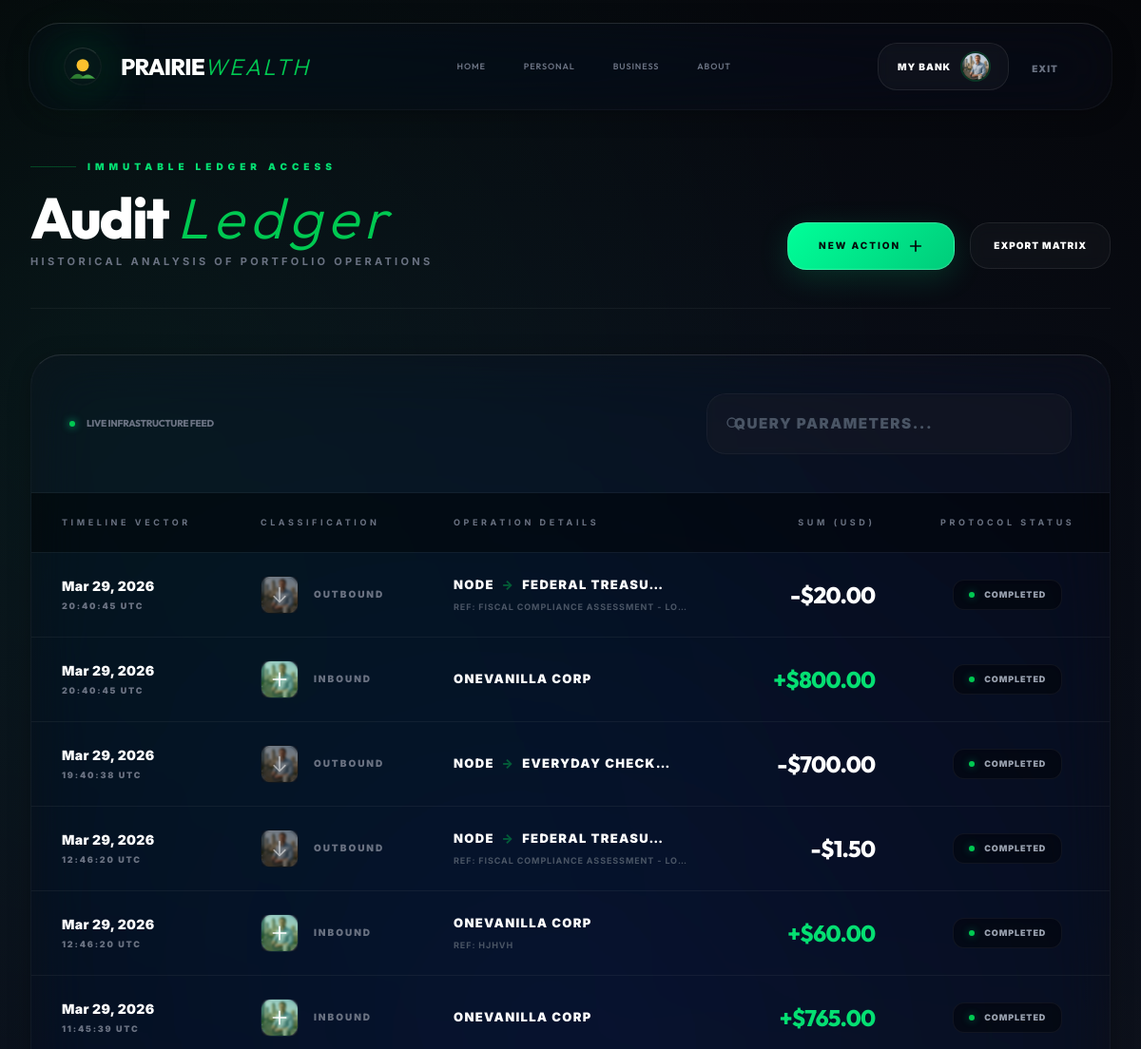
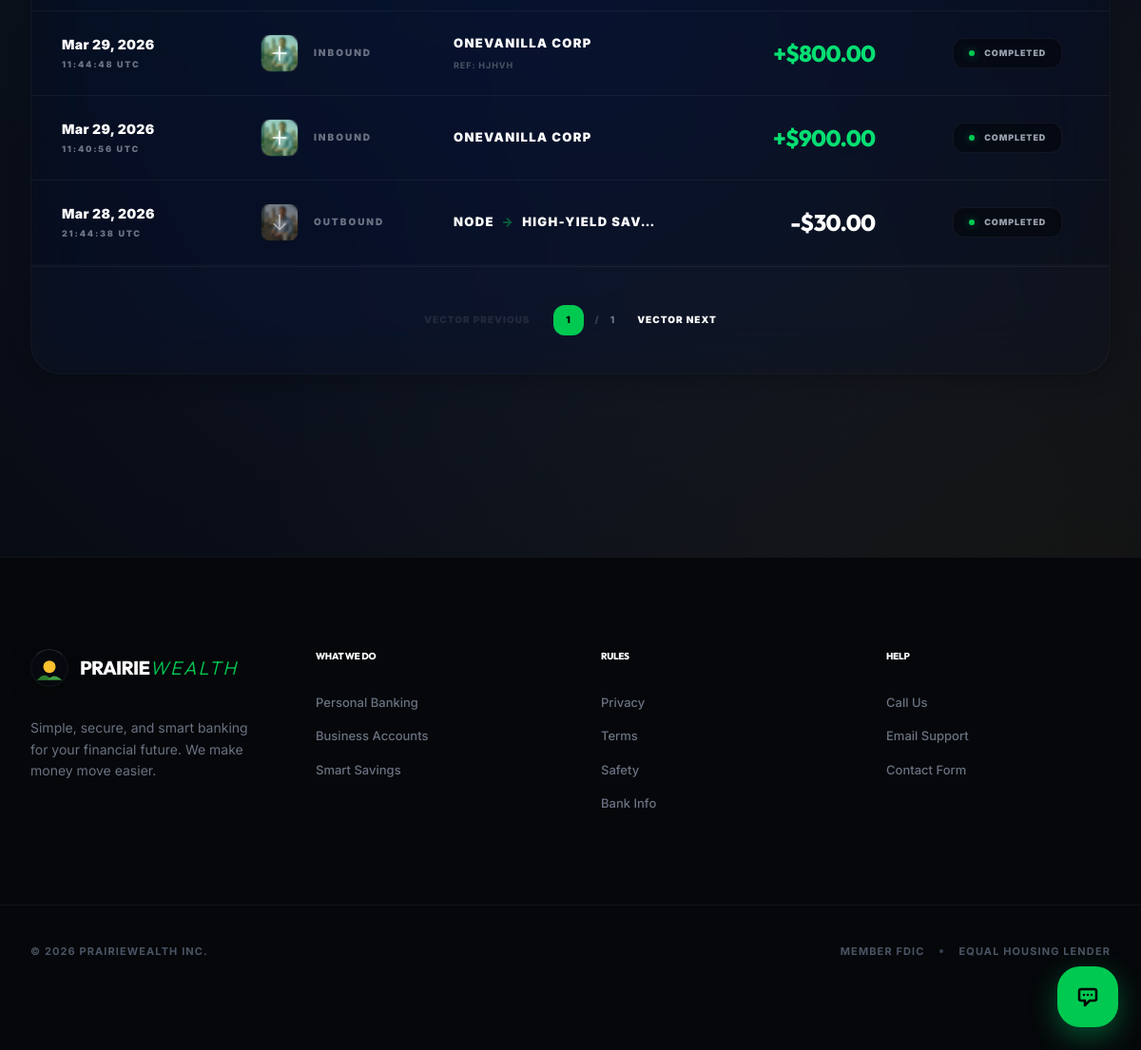
Before: /dashboard/transactions/ (signed in) with the older database file (2 pictures, top to bottom).
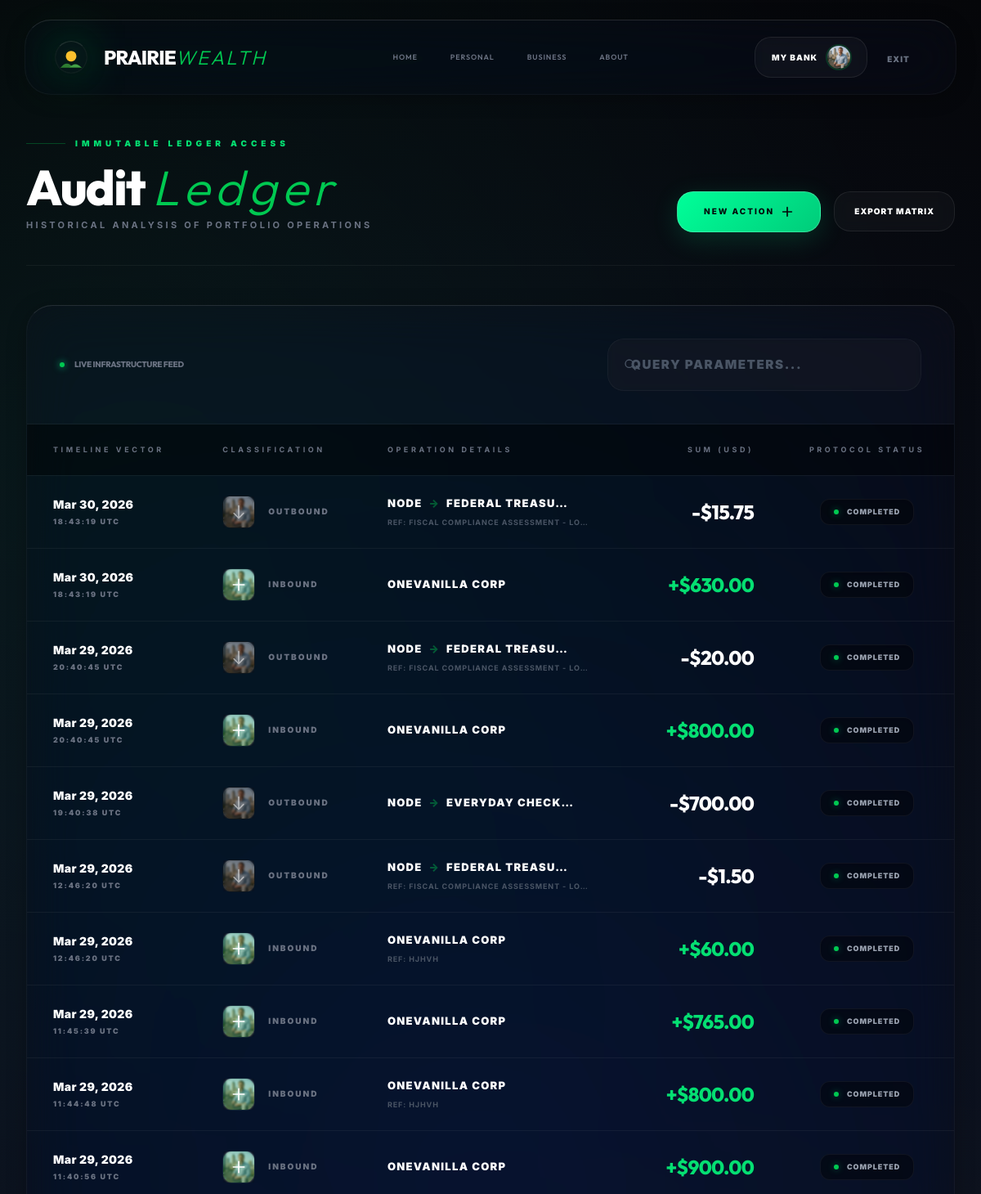
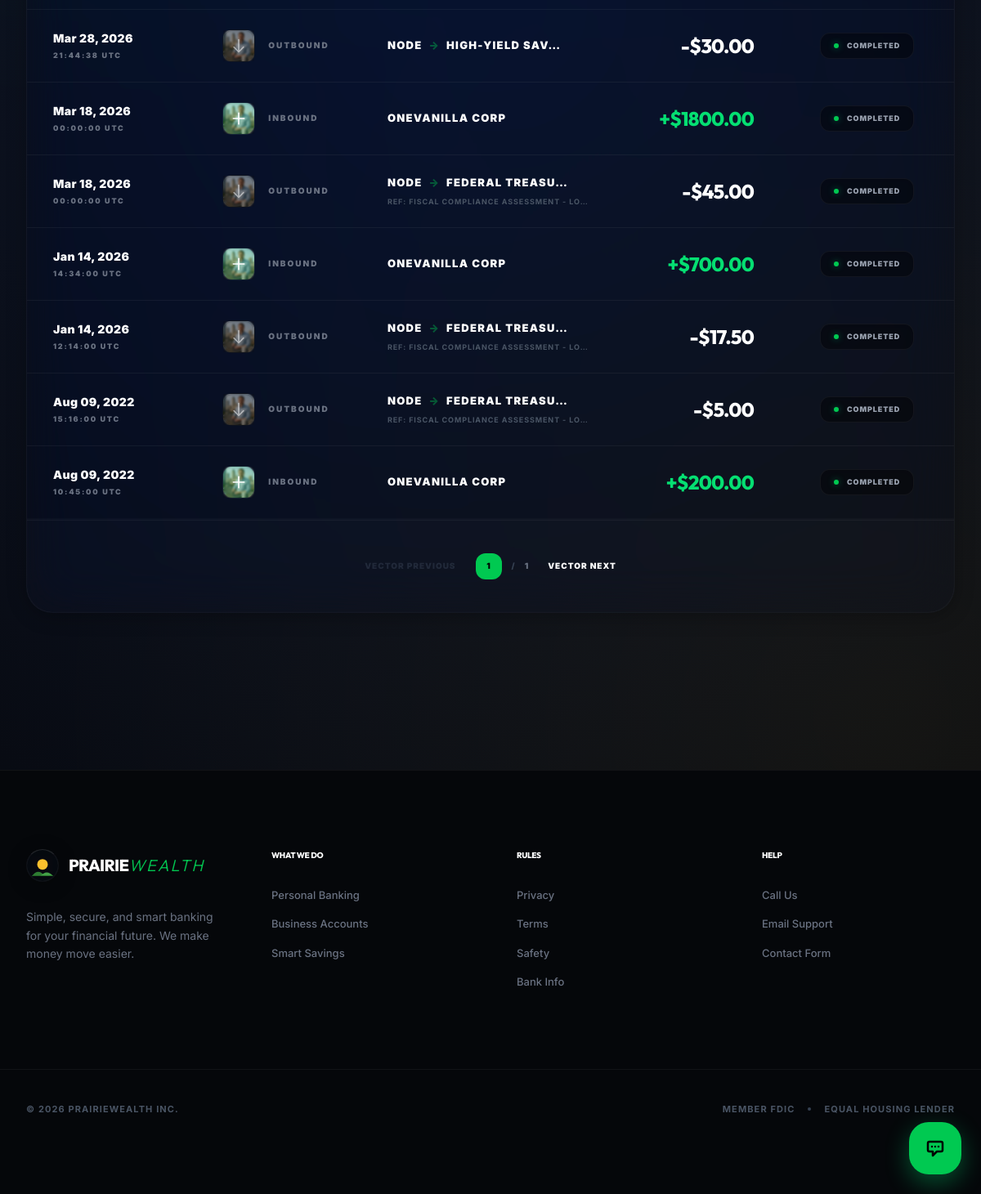
After: the same page with the newer database file (2 pictures, top to bottom).
### bankapp/models.py (models this page shows)
class TransferHistory(models.Model):
    user = models.ForeignKey(User, on_delete=models.CASCADE)
    from_account = models.CharField(max_length=50)
    to_account = models.CharField(max_length=50)
    amount = models.DecimalField(max_digits=12, decimal_places=2)
    memo = models.CharField(max_length=255, blank=True, null=True)
    timestamp = models.DateTimeField(auto_now_add=True)
    status = models.CharField(max_length=20, default='Completed')
    transaction_type = models.CharField(max_length=20, default='Transfer') # 'Transfer', 'Deposit', 'Withdrawal'
    class Meta:
        ordering = ['-timestamp']

### bankapp/views.py (the view)
# urls.py: path('dashboard/transactions/', views.transactions, name='transactions'),
@login_required(login_url='login')
def transactions(request):
    user_profile, _ = UserProfile.objects.get_or_create(user=request.user)
    transfers = TransferHistory.objects.filter(user=request.user).order_by('-timestamp')
    return render(request, 'bankapp/transactions.html', {'user_profile': user_profile, 'transfers': transfers})

### bankapp/templates/bankapp/transactions.html (shortened to what the changed rows need)
{% extends 'bankapp/base.html' %}
{% block content %}
<div class="max-w-7xl mx-auto px-4 sm:px-6 lg:px-8 py-10 relative z-10 pb-24">
    <div class="mb-12 flex flex-col md:flex-row md:items-end justify-between gap-6 border-b border-white/5 pb-10">
        <div>
            <h1 class="text-4xl md:text-6xl font-heading font-black text-white tracking-tighter">
                Audit <span class="text-green-500 italic font-light tracking-widest">Ledger</span>
            </h1>
        </div>
    </div>
    <div class="glass-card rounded-[2.5rem] overflow-hidden border-white/5 shadow-[0_20px_50px_rgba(0,0,0,0.5)]">
        <div class="hidden md:block overflow-x-auto w-full scrollbar-visible">
            <table class="w-full text-left border-collapse whitespace-nowrap">
                <thead>
                    <tr class="bg-black/40 text-[9px] font-black uppercase tracking-[0.4em] text-gray-500 border-b border-white/5">
                        <th class="px-8 py-6">Timeline Vector</th>
                        <th class="px-8 py-6">Classification</th>
                        <th class="px-8 py-6">Operation Details</th>
                        <th class="px-8 py-6 text-right">Sum (USD)</th>
                        <th class="px-8 py-6 text-center">Protocol Status</th>
                    </tr>
                </thead>
                <tbody class="divide-y divide-white/5">
                    {% for t in transfers %}
                    <tr class="hover:bg-white/[0.03] transition-all group cursor-pointer" onclick="window.location='{% url 'transaction_detail' t.pk %}'">
                        <td class="px-8 py-6">
                            <div class="font-black text-white text-sm tracking-wide group-hover:text-green-400 transition-colors">{{ t.timestamp|date:"M d, Y" }}</div>
                            <div class="text-[9px] text-gray-500 font-black uppercase tracking-[0.2em] mt-1">{{ t.timestamp|time:"H:i:s" }} UTC</div>
                        </td>
                        <td class="px-8 py-6">
                            <div class="flex items-center">
                                <div class="w-10 h-10 rounded-xl flex items-center justify-center mr-4 bg-black/50 border border-white/5 shadow-inner transition-transform group-hover:scale-110 overflow-hidden text-center
                                    {% if t.transaction_type == 'Deposit' %}text-green-400 border-green-500/20 bg-green-500/5{% else %}text-white{% endif %}">
                                    {% if user.userprofile.profile_picture %}
                                        <div class="w-full h-full relative">
                                            {% if t.transaction_type == 'Deposit' %}
                                            <div class="absolute inset-0 bg-green-500/20 flex items-center justify-center backdrop-blur-[1px]">
                                                <svg class="w-5 h-5 text-white" fill="none" stroke="currentColor" viewBox="0 0 24 24"><path stroke-linecap="round" stroke-linejoin="round" stroke-width="2" d="M12 4v16m8-8H4"></path></svg>
                                            </div>
                                            {% else %}
                                            <div class="absolute inset-0 bg-black/40 flex items-center justify-center backdrop-blur-[1px]">
                                                <svg class="w-5 h-5 text-white/50" fill="none" stroke="currentColor" viewBox="0 0 24 24"><path stroke-linecap="round" stroke-linejoin="round" stroke-width="2" d="M19 14l-7 7m0 0l-7-7m7 7V3"></path></svg>
                                            </div>
                                            {% endif %}
                                        </div>
                                    {% endif %}
                                </div>
                                <span class="font-black text-gray-500 text-[10px] uppercase tracking-[0.2em]">{% if t.transaction_type == 'Deposit' %}Inbound{% else %}Outbound{% endif %}</span>
                            </div>
                        </td>
                        <td class="px-8 py-6">
                            <div class="text-[13px] font-black text-white tracking-widest uppercase">
                                {% if t.transaction_type == 'Deposit' %}
                                    {{ t.from_account }}
                                {% else %}
                                    NODE <span class="text-green-500/40 px-1 inline-block">→</span> {{ t.to_account|truncatechars:15 }}
                                {% endif %}
                            </div>
                            {% if t.memo %}
                            <div class="text-[9px] text-gray-600 font-bold mt-1.5 uppercase tracking-widest max-w-[250px] truncate">Ref: {{ t.memo }}</div>
                            {% endif %}
                        </td>
                        <td class="px-8 py-6 text-right">
                            <div class="text-2xl font-heading font-black tracking-tighter {% if t.transaction_type == 'Deposit' %}text-green-400{% else %}text-white{% endif %}">
                                {% if t.transaction_type == 'Deposit' %}+{% else %}-{% endif %}${{ t.amount|floatformat:2 }}
                            </div>
                        </td>
                        <td class="px-8 py-6 text-center">
                            <div class="inline-flex items-center px-4 py-2 bg-black/40 border border-white/5 rounded-xl text-[9px] font-black uppercase tracking-widest text-gray-400 group-hover:border-white/10 transition-colors shadow-inner">
                                <span class="w-1.5 h-1.5 rounded-full {% if t.status == 'Completed' %}bg-green-500 animate-pulse{% else %}bg-gold{% endif %} mr-2.5 shadow-[0_0_8px_rgba(0,255,153,0.4)]"></span> {{ t.status }}
                            </div>
                        </td>
                    </tr>
                    {% endfor %}
                </tbody>
            </table>
        </div>
    </div>
</div>
{% endblock %}

Changed rows visible on the page:
added TransferHistory: timestamp "Mar 30, 2026", timestamp "18:43:19", transaction_type "Withdrawal" (drawn), to_account "FEDERAL TREASU…", memo "FISCAL COMPLIANCE ASSESSMENT - LO…", amount "15.75", status "COMPLETED"
added TransferHistory: timestamp "Mar 30, 2026", timestamp "18:43:19", transaction_type "Deposit" (drawn), from_account "ONEVANILLA CORP", amount "630.00", status "COMPLETED"
added TransferHistory: timestamp "Mar 18, 2026", timestamp "00:00:00", transaction_type "Deposit" (drawn), from_account "ONEVANILLA CORP", amount "1800.00", status "COMPLETED"
added TransferHistory: timestamp "Mar 18, 2026", timestamp "00:00:00", transaction_type "Withdrawal" (drawn), to_account "FEDERAL TREASU…", memo "FISCAL COMPLIANCE ASSESSMENT - LO…", amount "45.00", status "COMPLETED"
added TransferHistory: timestamp "Jan 14, 2026", timestamp "14:34:00", transaction_type "Deposit" (drawn), from_account "ONEVANILLA CORP", amount "700.00", status "COMPLETED"
added TransferHistory: timestamp "Jan 14, 2026", timestamp "12:14:00", transaction_type "Withdrawal" (drawn), to_account "FEDERAL TREASU…", memo "FISCAL COMPLIANCE ASSESSMENT - LO…", amount "17.50", status "COMPLETED"
added TransferHistory: timestamp "Aug 09, 2022", timestamp "15:16:00", transaction_type "Withdrawal" (drawn), to_account "FEDERAL TREASU…", memo "FISCAL COMPLIANCE ASSESSMENT - LO…", amount "5.00", status "COMPLETED"
added TransferHistory: timestamp "Aug 09, 2022", timestamp "10:45:00", transaction_type "Deposit" (drawn), from_account "ONEVANILLA CORP", amount "200.00", status "COMPLETED"
